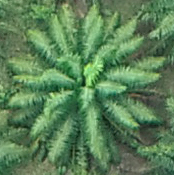
#> input picture template.jpg, 174 x 175 px
$ jupyter execute --allow-errors final_code.ipynb   (shell and % lines are left out)   (older library calls are emulated)
#> lines starting #> are read from the running program, lines starting #| are printed output that depends on the picture; after the words box and inside, x2 and y2 are one past the last pixel; in counts of white or black regions, pixels touching at a corner belong together
# COUNTING THE NUMBER OF PALM TREES IN A IMAGE

[cell 1]
# importing libraries
import cv2
import numpy as np

import matplotlib.pyplot as plt

# loading the image - let's take a look at it
filename = 'jane222.jpg'

[cell 2]
# loading the image - let's take a look at it
name = 'map'
filename = name + '.jpg'

image = cv2.imread(filename)

#> (the rest of this cell did not finish here and is left out)

#> (a cell that did not finish here is left out)

#> (a cell that did not finish here is left out)

Range was found by searching different values

OTSU performed better than other methods

The output image consists of pixel value 0 for the tress and 1 for the background

[cell 5]
# also let's do some filtering on the binary image to reduce noise by some factor
from skimage import filters
import numpy as np
#> (the rest of this cell did not finish here and is left out)

Better than the previous plot..!!

[cell 6]
#binary_image = image_denoised

[cell 7]
# Let's make a kernal of 4x4 for mainpulating the image
kernel = np.ones((4, 4), dtype='uint8')

#> (a cell that did not finish here is left out)

On comparing both the images we can see the regions with 0 value have clear edges now and all tmost all gaps are closed..!!

Some more accuracy can be obtained by playing with the kernal

#> (a cell that did not finish here is left out)

distance transfrom calculates the distance to the closest zero pixel for each pixel of the source image (from opencv documentation)

[cell 10]
# let's give some padding to the image so that further kernal operations will be easy..!

border_size = 48
#> (the rest of this cell did not finish here and is left out)

[cell 11]
template_name = 'template.jpg'
template_file = cv2.imread(template_name)
#> template_file is the input picture: shape (175, 174, 3); mean B, G, R 88.2, 130.1, 91.8
#template_file = cv2.resize(template_file, (90, 90))
template_file = cv2.cvtColor(template_file, cv2.COLOR_BGR2HSV)
#> template_file: shape (175, 174, 3); mean H, S, V 57.1, 89.9, 130.1

_, kernel2 = cv2.threshold(template_file[:, :, 2], 60, 210, cv2.THRESH_BINARY | cv2.THRESH_OTSU)
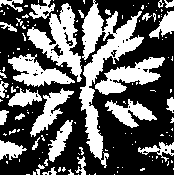
#> kernel2: shape (175, 174); values 0 (black) and 210 (white), 38.6% white; 135 white regions (104 under 20 px), largest, box (x1, y1, x2, y2) and area: (79, 0, 144, 168) 3132, (27, 3, 82, 82) 1665, (95, 57, 165, 95) 1183

# median filtering the teamplate also..!!
noise = 10
image_denoised = filters.median(kernel2, selem=np.ones((noise, noise)))
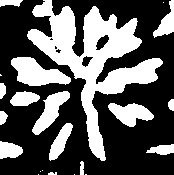
#> image_denoised: shape (175, 174); values 0 (black) and 210 (white), 36.2% white; 22 white regions (7 under 20 px), largest, box (x1, y1, x2, y2) and area: (27, 0, 163, 161) 6613, (11, 57, 71, 86) 1038, (32, 91, 70, 135) 693
image_denoised = cv2.resize(image_denoised, (90, 90))
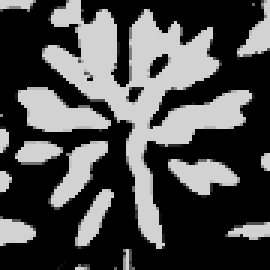
#> image_denoised: shape (90, 90) (shown 3 times larger); min 0, max 210, mean 76.1
plt.imshow(image_denoised, cmap='binary')

#### Let's perform some template matching now. I have extracted image of a single tree choosen at random from the image..

It is saved as template.jpg

Loaded the template file and converted it to HSV channel and did the same thresholding done to the original image to get the template that we can use for matching with the actual image.!!

Also, applied some denoising with median filter.. - Perfromed better than without filtering

[cell 12]
kernel2 = image_denoised

[cell 13]
# for the opencv to consider the kernal template we made it must be a binary image with 0 and 1
# let's convert the pixel values to 0's and 1's - ofcourse there are better methods :D

for i in range(len(kernel2)):
    for j in range(len(kernel2[i])):
        if kernel2[i][j] != 0:
            kernel2[i][j] = 1
#> this loop made 90 passes
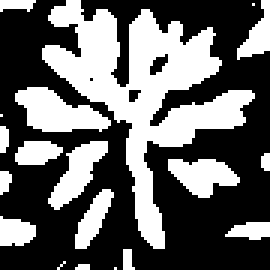
#> kernel2: shape (90, 90) (shown 3 times larger); values 0 (black) and 1 (white), 39.9% white; 19 white regions (6 under 20 px), largest, box (x1, y1, x2, y2) and area: (14, 0, 85, 83) 1910, (5, 29, 37, 44) 290, (16, 47, 36, 70) 205

[cell 14]
# let's give some padding to our template - chosen after some trial and error
gap = 15
kernel2 = cv2.copyMakeBorder(kernel2, gap, gap, gap, gap, cv2.BORDER_CONSTANT | cv2.BORDER_ISOLATED, 0)
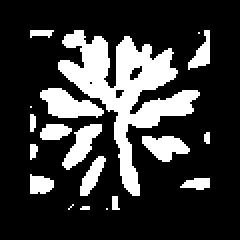
#> kernel2: shape (120, 120) (shown 2 times larger); values 0 (black) and 1 (white), 22.4% white; 19 white regions (6 under 20 px), largest, box (x1, y1, x2, y2) and area: (29, 15, 100, 98) 1910, (20, 44, 52, 59) 290, (31, 62, 51, 85) 205

plt.imsave( name + '_kernel2.png', kernel2, cmap='binary')

[cell 15]
# let's now apply distance transform on the template
dist_trans_template = cv2.distanceTransform(kernel2, cv2.DIST_L2, cv2.DIST_MASK_PRECISE)
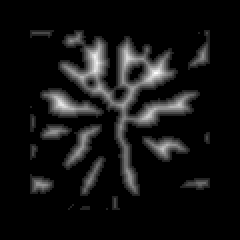
#> dist_trans_template: shape (120, 120) float32 (shown 2 times larger); min 0, max 7.07, mean 0.528; drawn with min black and max white

plt.imshow(dist_trans_template, cmap='binary')
plt.imsave( name + "_dist_trans_template.jpg", dist_trans_template, cmap='binary')
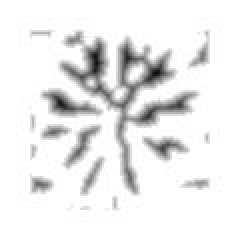
#> saved as map_dist_trans_template.jpg: shape (120, 120, 3) (shown 2 times larger); min 13, max 255, mean 235.6
